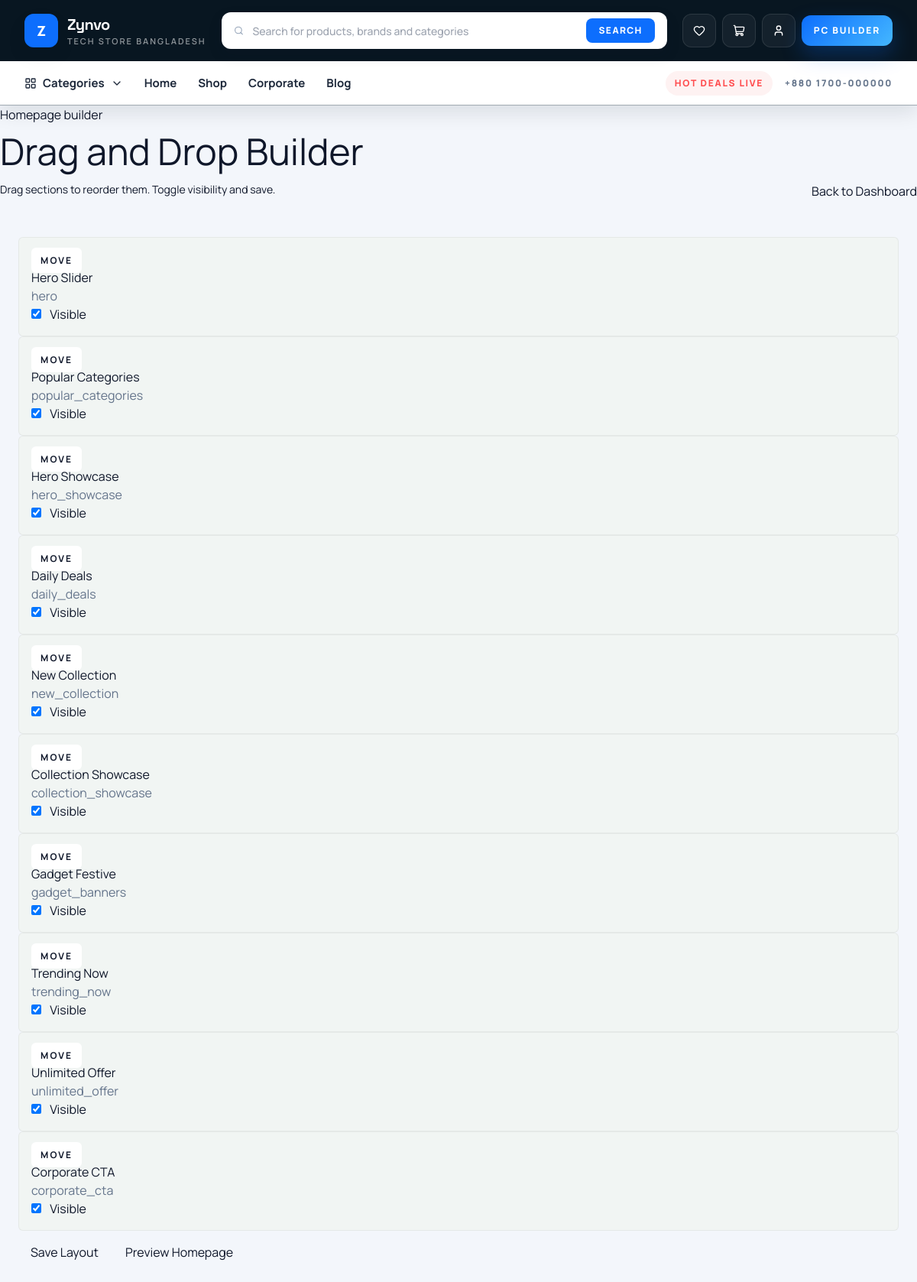
The app's page /superadmin/homepage-builder/ (signed in) with its own data.
### core/models.py (models this page shows, shortened)
class SingletonModel(models.Model):
    class Meta:
        abstract = True
    @classmethod
    def load(cls):
        obj, _ = cls.objects.get_or_create(pk=1)
        return obj

class SiteSettings(SingletonModel):
    site_name = models.CharField(max_length=100, default='Zynvo')
    tagline = models.CharField(max_length=150, default='Smart living, curated beautifully.')
    support_phone = models.CharField(max_length=30, default='+880 1700-000000')
    support_email = models.EmailField(default='support@zynvo.com')
    address = models.CharField(max_length=255, default='Dhaka, Bangladesh')
    copyright_text = models.CharField(max_length=255, default='© 2026 Zynvo Ltd. All Rights Reserved')
    hero_title = models.CharField(max_length=140, default='Elevate your everyday with Zynvo')
    hero_subtitle = models.CharField(
        max_length=255,
        default='Discover hand-picked lifestyle, fashion, and gadget essentials with fast delivery.',
    )
    announcement_text = models.CharField(max_length=255, default='Free shipping on orders over ৳3000')
    corporate_cta_title = models.CharField(max_length=140, default='Become Our Corporate Partner')
    corporate_cta_url = models.CharField(max_length=255, default='/corporate/')
    facebook_url = models.URLField(blank=True)
    instagram_url = models.URLField(blank=True)
    youtube_url = models.URLField(blank=True)
    linkedin_url = models.URLField(blank=True)

class HomeSection(models.Model):
    key = models.SlugField(unique=True)
    title = models.CharField(max_length=120)
    order = models.PositiveIntegerField(default=0)
    is_active = models.BooleanField(default=True)
    class Meta:
        ordering = ['order', 'id']

### core/views.py (the view, shortened to what this page needs)
# urls.py: path('superadmin/homepage-builder/', views.homepage_builder, name='homepage_builder'),
@staff_member_required
def homepage_builder(request):
    ensure_home_sections()
    sections = list(HomeSection.objects.order_by('order', 'id'))
    return render(request, 'core/superadmin/homepage_builder.html', {'sections': sections})

### accounts/context_processors.py (called while the page is built)
def account_context(request):
    if not request.user.is_authenticated:
        return {
            'wishlist_count': 0,
            'wishlist_product_ids': set(),
        }
    wishlist_items = WishlistItem.objects.filter(user=request.user).values_list('product_id', flat=True)
    wishlist_product_ids = set(wishlist_items)
    return {
        'wishlist_count': len(wishlist_product_ids),
        'wishlist_product_ids': wishlist_product_ids,
    }

### catalog/models.py (called while the page is built)
    def get_absolute_url(self):
        return reverse('catalog:category_detail', args=[self.slug])

### core/views.py (called while the page is built)
def ensure_home_sections():
    for index, (key, title) in enumerate(DEFAULT_HOME_SECTIONS):
        HomeSection.objects.get_or_create(key=key, defaults={'title': title, 'order': index})

### orders/cart_utils.py (called while the page is built, shortened)
def _user_cart(request):
    if not getattr(request, 'user', None) or not request.user.is_authenticated:
        return None
    cart, _ = Cart.objects.get_or_create(user=request.user)
    session_cart = request.session.get('cart') or {}
    return cart

def get_cart_items(request):
    from catalog.models import Product, ProductVariant
    user_cart = _user_cart(request)
    if user_cart:
        items = []
        subtotal = Decimal('0.00')
        stale_ids = []
        cart_items = user_cart.items.select_related('product', 'variant', 'product__category')
        if stale_ids:
            CartItem.objects.filter(id__in=stale_ids).delete()
        return items, subtotal

def get_cart_coupon(request):
    code = request.session.get('cart_coupon_code')
    if not code:
        return None

def get_cart_reward_points(request):
    try:
        points = int(request.session.get('cart_reward_points') or 0)
    except (TypeError, ValueError):
        request.session.pop('cart_reward_points', None)
        request.session.modified = True
        return 0
    return max(points, 0)

def calculate_discount(subtotal, coupon=None):
    subtotal = Decimal(subtotal or 0)
    if not coupon:
        return Decimal('0.00')

### orders/context_processors.py (called while the page is built)
def cart_context(request):
    items, subtotal = get_cart_items(request)
    coupon = get_cart_coupon(request)
    reward_points = get_cart_reward_points(request)
    totals = build_cart_totals(subtotal, coupon=coupon, reward_points=reward_points)
    return {
        'cart_items': items,
        'cart_subtotal': subtotal,
        'cart_count': sum(item['quantity'] for item in items),
        'cart_coupon': coupon,
        'cart_reward_points': reward_points,
        'cart_totals': totals,
    }

### templates/core/superadmin/homepage_builder.html (shortened to what this page needs)
{% extends 'base.html' %}
{% block content %}
<section class="aura-page">
  <div class="mb-6 flex flex-col gap-4 lg:flex-row lg:items-end lg:justify-between">
    <div>
      <p class="premium-kicker">Homepage builder</p>
      <h1 class="premium-title mt-3 text-4xl text-ink md:text-5xl">Drag and Drop Builder</h1>
      <p class="mt-3 text-sm leading-7 text-stone">Drag sections to reorder them. Toggle visibility and save.</p>
    </div>
    <a href="{% url 'core:superadmin_dashboard' %}" class="btn btn-outline-dark">Back to Dashboard</a>
  </div>
  <form method="post" id="homepageBuilderForm">
    <div class="aura-card p-4 md:p-6">
      <div id="sortableSections" class="d-grid gap-3">
        {% for section in sections %}
        <div class="builder-item d-flex justify-content-between align-items-center flex-wrap gap-3 rounded-md border border-black/5 bg-[#f1f5f3] p-4" draggable="true" data-key="{{ section.key }}">
          <div class="d-flex align-items-center gap-3">
            <span class="drag-handle rounded-md bg-white px-3 py-2 text-xs font-bold uppercase tracking-[0.18em] text-stone">Move</span>
            <div>
              <div class="fw-bold">{{ section.title }}</div>
              <div class="small text-muted">{{ section.key }}</div>
            </div>
          </div>
          <label class="form-check form-switch mb-0">
            <input class="form-check-input" type="checkbox" name="active_keys" value="{{ section.key }}" {% if section.is_active %}checked{% endif %}>
            <span class="form-check-label ms-2">Visible</span>
          </label>
        </div>
        {% endfor %}
      </div>
      <div class="mt-4 d-flex gap-2 flex-wrap">
        <button class="btn btn-primary px-4" type="submit">Save Layout</button>
        <a href="/" class="btn btn-outline-primary px-4">Preview Homepage</a>
      </div>
    </div>
  </form>
</section>
{% endblock %}

### templates/includes/header.html (shortened to what this page needs)
<header class="sticky top-0 z-50 border-b border-slate-200/70 bg-[#081621] shadow-[0_10px_24px_rgba(8,22,33,.10)]">
  <div class="mx-auto max-w-7xl px-4 lg:px-8">
    <div class="flex items-center gap-3 py-3 lg:gap-5 lg:py-4">
      <a href="{% url 'core:home' %}" class="flex shrink-0 items-center gap-3">
        <span class="grid h-11 w-11 place-items-center rounded-xl2 bg-primary text-lg font-extrabold text-white shadow-card">Z</span>
        <div class="hidden sm:block">
          <p class="font-display text-xl font-bold tracking-[-0.03em] text-white">{{ site_settings.site_name }}</p>
          <p class="text-[11px] font-semibold uppercase tracking-[0.18em] text-white/55">Tech store Bangladesh</p>
        </div>
      </a>
      <div class="relative hidden flex-1 md:block">
        <form action="{% url 'catalog:shop' %}" method="get" class="flex h-12 items-center rounded-xl2 bg-white px-4 shadow-[0_8px_18px_rgba(15,23,42,.14)]">
          <i data-lucide="search" class="h-4 w-4 text-slate-400"></i>
          <input id="instantSearchInput" type="search" name="q" placeholder="Search for products, brands and categories" class="h-full w-full bg-transparent px-3 text-sm font-medium text-slate-900 outline-none">
          <button type="submit" class="rounded-lg bg-primary px-4 py-2 text-xs font-extrabold uppercase tracking-[0.12em] text-white transition duration-300 hover:bg-blue-700">Search</button>
        </form>
      </div>
      <div class="flex shrink-0 items-center gap-2">
        <a href="{% if request.user.is_authenticated %}{% url 'accounts:wishlist' %}{% else %}{% url 'accounts:login' %}{% endif %}" class="js-wishlist-link relative inline-flex h-11 w-11 items-center justify-center rounded-xl2 border border-white/10 bg-white/5 text-white transition duration-300 hover:border-white/30 hover:bg-white/10">
          <i data-lucide="heart" class="h-4 w-4"></i>
        </a>
        <a href="{% url 'orders:cart' %}" class="relative inline-flex h-11 w-11 items-center justify-center rounded-xl2 border border-white/10 bg-white/5 text-white transition duration-300 hover:border-white/30 hover:bg-white/10">
          <i data-lucide="shopping-cart" class="h-4 w-4"></i>
        </a>
        <div class="relative hidden md:block" id="accountMenuWrap">
          <button id="accountMenuToggle" type="button" class="inline-flex h-11 w-11 items-center justify-center rounded-xl2 border border-white/10 bg-white/5 text-white transition duration-300 hover:border-white/30 hover:bg-white/10" aria-expanded="false">
            <i data-lucide="user" class="h-4 w-4"></i>
          </button>
        </div>
        <a href="{% url 'catalog:shop' %}?sort=latest" class="hidden rounded-xl2 bg-[linear-gradient(135deg,#0d6efd,#44b7ff)] px-4 py-3 text-xs font-extrabold uppercase tracking-[0.15em] text-white shadow-[0_12px_28px_rgba(13,110,253,.26)] transition duration-300 hover:-translate-y-0.5 lg:inline-flex">
          PC Builder
        </a>
      </div>
    </div>
  </div>
  <div class="border-t border-white/10 bg-white">
    <div class="mx-auto hidden max-w-7xl items-center gap-7 px-4 py-3 text-[15px] font-bold text-slate-800 lg:flex lg:px-8">
      <div class="group relative">
        <button id="megaMenuToggle" type="button" class="flex items-center gap-2 transition duration-300 hover:text-primary" aria-expanded="false">
          <i data-lucide="layout-grid" class="h-4 w-4"></i>
          Categories
          <i data-lucide="chevron-down" class="h-4 w-4"></i>
        </button>
      </div>
      <a href="{% url 'core:home' %}" class="transition duration-300 hover:text-primary">Home</a>
      <a href="{% url 'catalog:shop' %}" class="transition duration-300 hover:text-primary">Shop</a>
      <a href="{% url 'core:corporate' %}" class="transition duration-300 hover:text-primary">Corporate</a>
      <a href="{% url 'core:blog_index' %}" class="transition duration-300 hover:text-primary">Blog</a>
      <div class="ml-auto flex items-center gap-4 text-xs font-extrabold uppercase tracking-[0.14em] text-slate-500">
        <span class="rounded-full bg-red-50 px-3 py-2 text-accent">Hot deals live</span>
        <span>{{ site_settings.support_phone }}</span>
      </div>
    </div>
  </div>
</header>

### static/css/styles.css (style rules this page uses)
:root { --radius: 12px; --transition: .3s ease; }
body { background: #f2f4f8; }
.form-control, .form-select, input[type="text"], input[type="email"], input[type="number"], input[type="search"], select, textarea { border-radius: 12px; }

### records on screen
SiteSettings: site_name "Zynvo", support_phone "+880 1700-000000"
HomeSection: title "Hero Slider", key "hero", is_active "☑"
HomeSection: title "Popular Categories", key "popular_categories", is_active "☑"
HomeSection: title "Hero Showcase", key "hero_showcase", is_active "☑"
HomeSection: title "Daily Deals", key "daily_deals", is_active "☑"
HomeSection: title "New Collection", key "new_collection", is_active "☑"
HomeSection: title "Collection Showcase", key "collection_showcase", is_active "☑"
HomeSection: title "Gadget Festive", key "gadget_banners", is_active "☑"
HomeSection: title "Trending Now", key "trending_now", is_active "☑"
HomeSection: title "Unlimited Offer", key "unlimited_offer", is_active "☑"
HomeSection: title "Corporate CTA", key "corporate_cta", is_active "☑"
